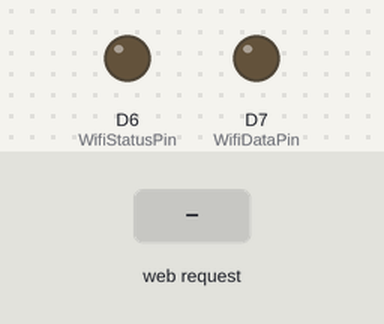
Bench run of a sketch on a simulated Arduino MKR. On the bench: output pins drawn as LEDs (lit = HIGH). The inputs (shaded band) are chosen by the test bench. Not simulated (calls return 0 or success): secrets.h; what the sketch prints to the serial monitor is not drawn.

Above: at 1.2 s.
1.3 s: HTTP request GET /?send received
Timing chart, 0 to 4.3 s (numbered marks = the images above; inputs shaded):
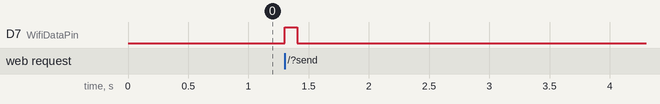

Measured:
- after the input at 1.3 s, D7 (WifiDataPin): LOW → HIGH at once, → LOW 0.10 s later

The sketch:

betagem_experimentWifiController_01_20_23.ino
```cpp
#include <WiFiNINA.h>
#include "secrets.h"
#include <Arduino.h>
#include <wiring_private.h>

const int NUM_PARAMETERS = 6;
int Parameters[NUM_PARAMETERS] = {0, 180,5,10,300,10};
String pLabels[NUM_PARAMETERS] = {"servoPosStart" , "servoPosEnd", "delta" ,"NumDataPoints" ,"EXPOSURETIME", "MOVEMENTTIME"};
//^above info is for the experiment itself
int WifiStatusPin = 6;
int WifiDataPin = 7;
String html ="<!DOCTYPE html> <html lang=\"en\"> <head> <meta charset=\"utf-8\"> <meta name=\"viewport\" content=\"width=device-width, initial-scale=1.0, shrink-to-fit=no\"> <title>Betagem Experiment Dashboard</title> </head> <body> <form> <div class=\"row\"> <div class=\"col\"> <h1>Pollux Technologies: Air Filter Monitoring Experiment Dashboard</h1> <div class=\"row\"> <div class=\"col text-center\"> <button class=\"btn btn-primary\" type=\"submit\" name=\"send\">Send Parameters</button> <button class=\"btn btn-primary\" style=\"visibility:hidden\" type=\"button\"></button> <button class=\"btn btn-primary\" type=\"submit\" name=\"begin\">Begin Experiment</button></div> </div> </div> </div> <div class=\"container\"> <div class=\"row\"> <div class=\"col-md-6\"><label class=\"col-form-label\" for=\"start\">Servo Start Position (0-180)</label></div> <div class=\"col-md-6\"><input type=\"text\" id=\"start\" name=\"start\" value=\"/startValue/\"></div> </div> </div> <div class=\"container\"> <div class=\"row\"> <div class=\"col-md-6\"><label class=\"col-form-label\" for=\"end\">Servo End Position (0-180)</label></div> <div class=\"col-md-6\"><input type=\"text\" id=\"end\" name=\"end\" value=\"/endValue/\"></div> </div> </div> <div class=\"container\"> <div class=\"row\"> <div class=\"col-md-6\"><label class=\"col-form-label\" for=\"delta\">Delta (Value to move armature)</label></div> <div class=\"col-md-6\"><input type=\"text\" id=\"delta\" name=\"delta\" value=\"/deltaValue/\"></div> </div> </div> <div class=\"container\"> <div class=\"row\"> <div class=\"col-md-6\"><label class=\"col-form-label\" for=\"NumData\">Number of data points to take</label></div> <div class=\"col-md-6\"><input type=\"text\" id=\"NumData\" name=\"NumData\" value=\"/NumDataValue/\"></div> </div> </div> <div class=\"container\"> <div class=\"row\"> <div class=\"col-md-6\"><label class=\"col-form-label\" for=\"between\">Delay between data points</label></div> <div class=\"col-md-6\"><input type=\"text\" id=\"between\" name=\"between\" value=\"/betweenValue/\"></div> </div> </div> <div class=\"container\"> <div class=\"row\"> <div class=\"col-md-6\"><label class=\"col-form-label\" for=\"exposure\">Exposure Time</label></div> <div class=\"col-md-6\"><input type=\"text\" id=\"exposure\" name=\"exposure\" value=\"/exposureValue/\"></div> </div> </div> </form> <h1>Output : Average Intensity Read from APD</h1> <div class=\"row\"> <div class=\"col\"><button class=\"btn btn-primary\" type=\"button\">Download Results</button></div> </div> </body> </html>";
String html_to_serve="";
char ssid[] = mySSID;        // your network SSID (name)
char pass[] = myPASS;    // your network password (use for WPA, or use as key for WEP)
int status = WL_IDLE_STATUS;     // the Wifi radio's status
WiFiServer server(80);

//Begin UART definitions
#define PIN_SERIAL_c0_TX       (2ul)                // Pin description number for PIO_SERCOM on D2
#define PIN_SERIAL_c0_RX       (3ul)                // Pin description number for PIO_SERCOM on D3
#define PAD_SERIAL_c0_TX       (UART_TX_PAD_2)      // SERCOM pad 2 TX
#define PAD_SERIAL_c0_RX       (SERCOM_RX_PAD_3)    // SERCOM pad 3 RX
Uart Serial_c0(&sercom0, PIN_SERIAL_c0_RX, PIN_SERIAL_c0_TX, PAD_SERIAL_c0_RX, PAD_SERIAL_c0_TX);

void SERCOM0_Handler()    // Interrupt handler for SERCOM0
{
  Serial_c0.IrqHandler();
}

//End UART definitions

void setup() {
  pinMode(WifiStatusPin, OUTPUT);
  pinMode(WifiDataPin, OUTPUT);
  Serial.begin(9600);  // open the serial port
  pinPeripheral(2, PIO_SERCOM);   //Sercom Multiplexing
  pinPeripheral(3, PIO_SERCOM);   //for alternative pads, PIO_SERCOM_ALT has to be used
  Serial_c0.begin(4800); //open this serial port
  status = WiFi.beginAP(ssid,pass);
  //Serial.println("Creating access point: ");
  //Serial.println(ssid);
  if(status != WL_AP_LISTENING){
    //something went wrong
    //Serial.println("Something went wrong creating access point");
  }
  server.begin();
  printWiFiStatus();
}


void loop() {
  if (status != WiFi.status()) {
    // it has changed update the variable
    status = WiFi.status();
    if (status == WL_AP_CONNECTED) {
      // a device has connected to the AP
      //Serial.println("Device connected to AP");
      digitalWrite(WifiStatusPin,HIGH);
    } else {
      //Serial.println("Device disconnected from AP");
      digitalWrite(WifiStatusPin,LOW);
    }
  }

  WiFiClient client = server.available();

  if(client){
    String currentLine = "";
    while(client.connected()){

      if(client.available()){
        char c = client.read();
        //Serial.write(c);
        if(c == '\n'){
          digitalWrite(WifiDataPin, HIGH);
          if(currentLine.length() == 0){
            client.println("HTTP/1.1 200 OK");
            client.println("Content-type:text/html");
            client.println();
            updatePageValues();
            client.println(html_to_serve);
            client.println();
            digitalWrite(WifiDataPin, LOW);
            break;
          }else{
            route(currentLine);
            currentLine = "";
          }
        }else if(c!= '\r'){
          currentLine +=c;
        }
      }
    }
  }
}

void printWiFiStatus() {
  Serial.print("SSID: ");
  Serial.println(WiFi.SSID());
  IPAddress ip = WiFi.localIP();
  Serial.print("IP Address: ");
  Serial.println(ip);
  Serial.print("To see this page in action, open a browser to http://");
  Serial.println(ip);
}

void route(String currentLine){

  if((currentLine.indexOf("/?send") > 0)){
    pushNewParameters(currentLine);
  }else if(currentLine.indexOf("/?begin") > 0 ){
    startExperiment();
  }
}

void addtooutput(){
  String stringtoReplace = "%OUTPUT%";
    String currentString = "";
    char data[] = {'a','b','c','d','e'};
    for(int i = 0; i < 5; i++){
      html.replace(stringtoReplace, currentString + "," + data[i]);
      currentString = currentString + ","+ data[i];
      stringtoReplace = currentString;
    }
}

//this method sends the parameters from the Parameters array in the order, seperated by '/'
//the string sent should end in a new line character '\n'

void updateParameters(){
    //This will be more involved because it will involve the webpage integration
    Serial_c0.write("updt/1/170/25/5/300/10\n");
}

//Sends request to experiment microcontroller
//Decodes request
int rlen = 0;
const int CMDSIZE = 50; // 50 byte buffer
char cmd[CMDSIZE];
String info = "";
//END Function specific globals

void getParameters(){
  Serial_c0.write("getp\n");
  String key = "";
  //wait for response/ microcontroller to do processing
  delay(100);
  if(Serial_c0.available() > 0){
    rlen = Serial_c0.readBytesUntil('\n', cmd, CMDSIZE);
  }
  if(rlen != 0){
    for(int i = 0; i < 4; i++){
      key += cmd[i];
   }

  if(key == "retp"){
    Serial.println("Gotten Parameters");
    Serial.println();
    int pCounter = 0; //counter for which parameter we are filling out
    int UpdateInfoStartIndex = 5; //since command is 4 and then we know this string starts with a "/"
    for(int i = UpdateInfoStartIndex; i < rlen; i++){
      if(cmd[i] == '/'){
        //print and reset info
        Serial.print(pLabels[pCounter]);
        Serial.print(" is ");
        Serial.print(info.toInt());
        Serial.println();
        Parameters[pCounter] = info.toInt(); //put the first token into paramters to update
        //change the saved parameters on this side so that its verified;
        info = ""; //reset info for the next
        pCounter += 1;
      }else{
       info += cmd[i]; //add the current char to the info string
      }
    }
   }else{
    Serial.print("received invalid return for getting parameters :");
    Serial.print(key);
    Serial.println();
   }
 }else{
  Serial.println("Response length was 0");
 }
}

void startExperiment(){
  Serial_c0.write("strt\n");
}


//This method is intended to take the data that is in RAM for the 6 parameters and update the fields on the webpage by doing basic string manipulation
//The keys are the same as long as the global variable 'html' is never changed.
String keys[NUM_PARAMETERS] = {"/startValue/", "/endValue/", "/deltaValue/", "/NumDataValue/", "/exposureValue/", "/betweenValue/"};
void updatePageValues(){
  getParameters();
  //looking for something like
  //value=\"/startValue/\";
  html_to_serve = html;
  for(int i = 0; i < NUM_PARAMETERS; i++){
    html_to_serve.replace(keys[i], String(Parameters[i]));
  }
}

void pushNewParameters(String line){
  //This is ran when the GET /?Send= HTTP request is received
  //Send ALL traffic /?Send here
  //This is the method where once we have put new parameters in, need to decode the http method and update the RAM values here, and then run updateParameters()
  updateParameters();
}
```
